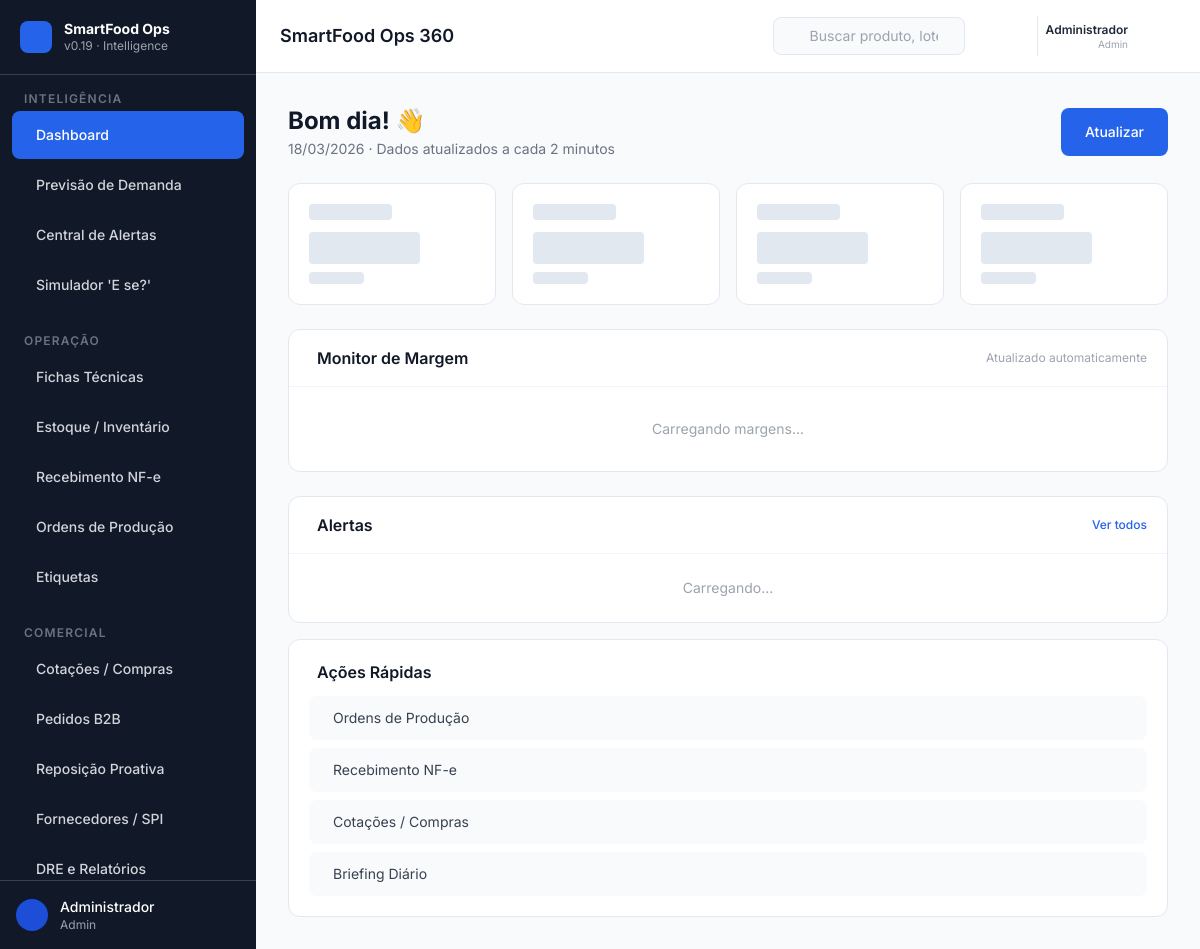
The app's page /dashboard (signed in) with its own data.
### models.py (models this page shows)
class TimestampMixin:
    created_at = Column(DateTime(timezone=True), server_default=func.now())
    updated_at = Column(DateTime(timezone=True), onupdate=func.now())

class User(Base, TimestampMixin):
    __tablename__ = "users"
    id = Column(GUID(), primary_key=True, default=uuid.uuid4)
    nome = Column(String, nullable=False)
    email = Column(String, unique=True, index=True, nullable=False)
    perfil = Column(String, nullable=False, default="operador",
                    comment="chef | operador | admin")
    pin_code = Column(String(4), nullable=True,
                      comment="PIN de 4 dígitos para login rápido no tablet")
    ativo = Column(Boolean, default=True)

### routers/ui_dashboard.py (the view)
@router.get("/dashboard", response_class=HTMLResponse)
def dashboard(request: Request, _=AdminOrChef):
    return templates.TemplateResponse(
        "dashboard/index.html",
        _ctx(request),
    )

### templates/dashboard/index.html (shortened to what this page needs)
{% extends "base.html" %}
{% block content %}
<div class="space-y-6">
  <div class="flex flex-col sm:flex-row sm:items-center sm:justify-between gap-3">
    <div>
      <h2 class="text-2xl font-bold text-gray-900">Bom dia! 👋</h2>
      <p class="text-sm text-gray-500 mt-0.5">
        {{ hoje }} · Dados atualizados a cada 2 minutos
      </p>
    </div>
    <button hx-get="/api/fragments/kpis"
            hx-target="#kpi-container"
            hx-swap="innerHTML"
            hx-indicator="#kpi-loading"
            class="inline-flex items-center gap-2 px-4 py-3 bg-blue-600 text-white
                   text-sm font-medium rounded-lg hover:bg-blue-700 transition-colors
                   min-h-[48px] self-start sm:self-auto"
            aria-label="Atualizar dados do dashboard">
      Atualizar
    </button>
  </div>
  <div id="kpi-container"
       hx-get="/api/fragments/kpis"
       hx-trigger="load"
       hx-swap="innerHTML">
    <div class="grid grid-cols-2 lg:grid-cols-4 gap-4">
      {% for i in range(4) %}
      <div class="bg-white rounded-xl border border-slate-200 p-5 animate-pulse">
        <div class="h-4 bg-slate-200 rounded w-1/2 mb-3"></div>
        <div class="h-8 bg-slate-200 rounded w-2/3 mb-2"></div>
        <div class="h-3 bg-slate-200 rounded w-1/3"></div>
      </div>
      {% endfor %}
    </div>
  </div>
  <div class="grid grid-cols-1 xl:grid-cols-3 gap-6">
    <div class="xl:col-span-2 bg-white rounded-xl border border-slate-200 overflow-hidden">
      <div class="flex items-center justify-between px-5 py-4 border-b border-slate-100">
        <h3 class="font-semibold text-gray-900 flex items-center gap-2">
          Monitor de Margem
        </h3>
        <span class="text-xs text-gray-400">Atualizado automaticamente</span>
      </div>
      <div id="margin-table-container"
           hx-get="/api/fragments/margin-table"
           hx-trigger="load"
           hx-swap="innerHTML">
        <div class="p-8 text-center text-sm text-gray-400 animate-pulse">
          Carregando margens...
        </div>
      </div>
    </div>
    <div class="space-y-4">
      <div class="bg-white rounded-xl border border-slate-200 overflow-hidden">
        <div class="flex items-center justify-between px-5 py-4 border-b border-slate-100">
          <h3 class="font-semibold text-gray-900 flex items-center gap-2">
            Alertas
          </h3>
          <a href="/intelligence/alerts"
             hx-get="/intelligence/alerts"
             hx-target="#main-content"
             hx-select="#main-content"
             hx-push-url="true"
             class="text-xs text-blue-600 hover:text-blue-700 font-medium"
             aria-label="Ver central de alertas">
            Ver todos
          </a>
        </div>
        <div id="dashboard-alerts"
             hx-get="/api/fragments/alerts"
             hx-trigger="load, every 60s"
             hx-swap="innerHTML"
             class="divide-y divide-slate-100 max-h-72 overflow-y-auto">
          <div class="p-6 text-center text-sm text-gray-400 animate-pulse">
            Carregando...
          </div>
        </div>
      </div>
      <div class="bg-white rounded-xl border border-slate-200 p-5">
        <h3 class="font-semibold text-gray-900 mb-3 flex items-center gap-2">
          Ações Rápidas
        </h3>
        <div class="space-y-2">
          <a href="/operations/production"
             hx-get="/operations/production"
             hx-target="#main-content"
             hx-select="#main-content"
             hx-push-url="true"
             class="flex items-center gap-3 px-3 py-2.5 rounded-lg bg-slate-50
                    hover:bg-blue-50 hover:text-blue-700 text-sm text-gray-700
                    transition-colors group min-h-[44px]"
             aria-label="Ir para ordens de produção">
            Ordens de Produção
          </a>
          <a href="/operations/receiving"
             hx-get="/operations/receiving"
             hx-target="#main-content"
             hx-select="#main-content"
             hx-push-url="true"
             class="flex items-center gap-3 px-3 py-2.5 rounded-lg bg-slate-50
                    hover:bg-blue-50 hover:text-blue-700 text-sm text-gray-700
                    transition-colors group min-h-[44px]"
             aria-label="Ir para recebimento NF-e">
            Recebimento NF-e
          </a>
          <a href="/commercial/purchasing"
             hx-get="/commercial/purchasing"
             hx-target="#main-content"
             hx-select="#main-content"
             hx-push-url="true"
             class="flex items-center gap-3 px-3 py-2.5 rounded-lg bg-slate-50
                    hover:bg-blue-50 hover:text-blue-700 text-sm text-gray-700
                    transition-colors group min-h-[44px]"
             aria-label="Ir para cotações">
            Cotações / Compras
          </a>
          <a href="/briefing/preview"
             target="_blank"
             class="flex items-center gap-3 px-3 py-2.5 rounded-lg bg-slate-50
                    hover:bg-blue-50 hover:text-blue-700 text-sm text-gray-700
                    transition-colors group min-h-[44px]"
             aria-label="Ver briefing diário">
            Briefing Diário
          </a>
        </div>
      </div>
    </div>
  </div>
</div>
{% endblock %}

### templates/base.html (shortened to what this page needs)
<!DOCTYPE html>
<html lang="pt-BR" x-data="appState()" x-init="init()">
<head>
  <script src="https://cdn.tailwindcss.com"></script>
  <link rel="stylesheet" href="https://cdn.jsdelivr.net/npm/nprogress@0.2.0/nprogress.css" />
</head>
<body class="bg-slate-50 text-gray-800 antialiased"
      hx-boost="true">
  <div class="flex h-screen overflow-hidden" :class="{ 'pt-8': isOffline }">
    {% include "includes/sidebar.html" %}
    <div class="flex-1 flex flex-col overflow-hidden min-w-0">
      {% include "includes/topbar.html" %}
      <main id="main-content"
            class="flex-1 overflow-y-auto p-4 md:p-6 lg:p-8">
        {% block content %}{% endblock %}
      </main>
    </div>
  </div>
</body>
</html>

### templates/includes/sidebar.html (shortened to what this page needs)
<aside id="sidebar"
       :class="sidebarOpen ? 'translate-x-0' : '-translate-x-full md:translate-x-0'"
       class="fixed md:relative z-40 w-64 h-full bg-gray-900 text-white
              flex flex-col transition-transform duration-300 ease-in-out shrink-0">
  <div class="flex items-center gap-3 px-5 py-5 border-b border-gray-700">
    <div class="w-8 h-8 bg-blue-600 rounded-lg flex items-center justify-center shrink-0">
    </div>
    <div class="min-w-0">
      <p class="font-bold text-sm leading-tight text-white truncate">SmartFood Ops</p>
      <p class="text-xs text-gray-400 truncate">v0.19 · Intelligence</p>
    </div>
  </div>
  <nav class="flex-1 overflow-y-auto py-4 px-3 space-y-6" aria-label="Navegação principal">
    {% macro nav_item(label, icon, url, badge=None) %}
    <a href="{{ url }}"
       hx-get="{{ url }}"
       hx-target="#main-content"
       hx-select="#main-content"
       hx-swap="innerHTML"
       hx-push-url="true"
       @click="activeNav = '{{ url }}'; if(window.innerWidth < 768) sidebarOpen = false"
       :class="activeNav === '{{ url }}' || activeNav.startsWith('{{ url }}/') ?
                 'bg-blue-600 text-white' :
                 'text-gray-300 hover:bg-gray-800 hover:text-white'"
       class="flex items-center gap-3 px-3 py-2.5 rounded-lg text-sm font-medium
              transition-colors duration-150 group min-h-[48px]"
       aria-label="{{ label }}">
      <span class="truncate flex-1">{{ label }}</span>
    </a>
    {% endmacro %}
    {% macro nav_section(title) %}
    <p class="px-3 text-xs font-semibold text-gray-500 uppercase tracking-widest mb-1">
      {{ title }}
    </p>
    {% endmacro %}
    {% set perfil = request.session.get('user_perfil', '') %}
    {% if perfil in ('admin', 'chef') %}
    <div>
      {{ nav_section("Inteligência") }}
      <div class="space-y-0.5">
        {{ nav_item("Dashboard",             "squares-four",   "/dashboard") }}
        {{ nav_item("Previsão de Demanda",   "chart-line-up",  "/intelligence/forecast") }}
        {{ nav_item("Central de Alertas",    "bell-ringing",   "/intelligence/alerts") }}
        {{ nav_item("Simulador 'E se?'",     "flask",          "/intelligence/simulator") }}
      </div>
    </div>
    <div>
      {{ nav_section("Operação") }}
      <div class="space-y-0.5">
        {{ nav_item("Fichas Técnicas",       "notebook",       "/operations/bom") }}
        {{ nav_item("Estoque / Inventário",  "package",        "/operations/inventory") }}
        {{ nav_item("Recebimento NF-e",      "truck",          "/operations/receiving") }}
        {{ nav_item("Ordens de Produção",    "factory",        "/operations/production") }}
        {{ nav_item("Etiquetas",             "tag",            "/operations/labels") }}
      </div>
    </div>
    <div>
      {{ nav_section("Comercial") }}
      <div class="space-y-0.5">
        {{ nav_item("Cotações / Compras",    "shopping-cart",    "/commercial/purchasing") }}
        {{ nav_item("Pedidos B2B",           "clipboard-text",   "/commercial/orders") }}
        {{ nav_item("Reposição Proativa",    "robot",            "/commercial/b2b-intelligence") }}
        {{ nav_item("Fornecedores / SPI",    "handshake",        "/commercial/suppliers") }}
        {% if perfil == 'admin' %}
        {{ nav_item("DRE e Relatórios",      "chart-bar",        "/commercial/dre") }}
        {% endif %}
      </div>
    </div>
    {% endif %}
  </nav>
  <div class="px-4 py-4 border-t border-gray-700">
    <div class="flex items-center gap-3">
      <div class="w-8 h-8 bg-blue-700 rounded-full flex items-center justify-center shrink-0">
      </div>
      <div class="min-w-0">
        <p class="text-sm font-medium text-white truncate">{{ request.session.get('user_nome', 'Utilizador') }}</p>
        <p class="text-xs text-gray-400 truncate capitalize">{{ request.session.get('user_perfil', '') }}</p>
      </div>
    </div>
  </div>
</aside>

### templates/includes/topbar.html (shortened to what this page needs)
<header class="bg-white border-b border-slate-200 px-4 md:px-6 py-3
               flex items-center gap-3 shrink-0 z-20 sticky top-0">
  <div class="flex-1 min-w-0">
    <h1 id="page-title"
        class="text-base md:text-lg font-semibold text-gray-900 truncate">
      {% block page_title %}SmartFood Ops 360{% endblock %}
    </h1>
  </div>
  <div class="hidden lg:flex items-center"
       x-data="{ searchOpen: false }">
    <div :class="searchOpen ? 'w-72' : 'w-48'"
         class="relative transition-all duration-200">
      <input type="search"
             placeholder="Buscar produto, lote, cliente..."
             class="w-full pl-9 pr-3 py-2 text-sm bg-slate-50 border border-slate-200
                    rounded-lg placeholder-gray-400 focus:outline-none focus:ring-2
                    focus:ring-blue-500 focus:border-transparent"
             @focus="searchOpen = true"
             @blur="searchOpen = false"
             aria-label="Busca global" />
    </div>
  </div>
  <div class="relative" x-data="{ alertsOpen: false }">
    <button @click="alertsOpen = !alertsOpen"
            @keydown.escape="alertsOpen = false"
            class="relative p-2 text-gray-500 hover:text-gray-800 hover:bg-slate-100
                   rounded-lg transition-colors min-h-[48px] min-w-[48px]
                   flex items-center justify-center"
            aria-label="Alertas ativos"
            aria-haspopup="true"
            :aria-expanded="alertsOpen">
    </button>
  </div>
  {% set session_nome = request.session.get('user_nome', '') %}
  {% if session_nome %}
  <div class="flex items-center gap-2 pl-2 border-l border-slate-200">
    <div class="hidden sm:flex flex-col items-end leading-tight">
      <span class="text-xs font-semibold text-gray-800">{{ session_nome }}</span>
      <span class="text-[10px] text-gray-400 capitalize">{{ request.session.get('user_perfil', '') }}</span>
    </div>
    <a href="/logout"
       class="p-2 text-gray-500 hover:text-red-600 hover:bg-red-50 rounded-lg transition-colors
              min-h-[40px] min-w-[40px] flex items-center justify-center"
       title="Terminar sessão"
       aria-label="Terminar sessão">
    </a>
  </div>
  {% endif %}
</header>

### templates/base.html (style rules this page uses)
body { font-family: 'Inter', system-ui, sans-serif; }
#main-content { scroll-behavior: smooth; }

### records on screen
User: session.get "Administrador", session.get "Admin", nome "Administrador"

### other values on screen
{{ title }} "INTELIGÊNCIA OPERAÇÃO COMERCIAL"
{{ hoje }} "18/03/2026"
